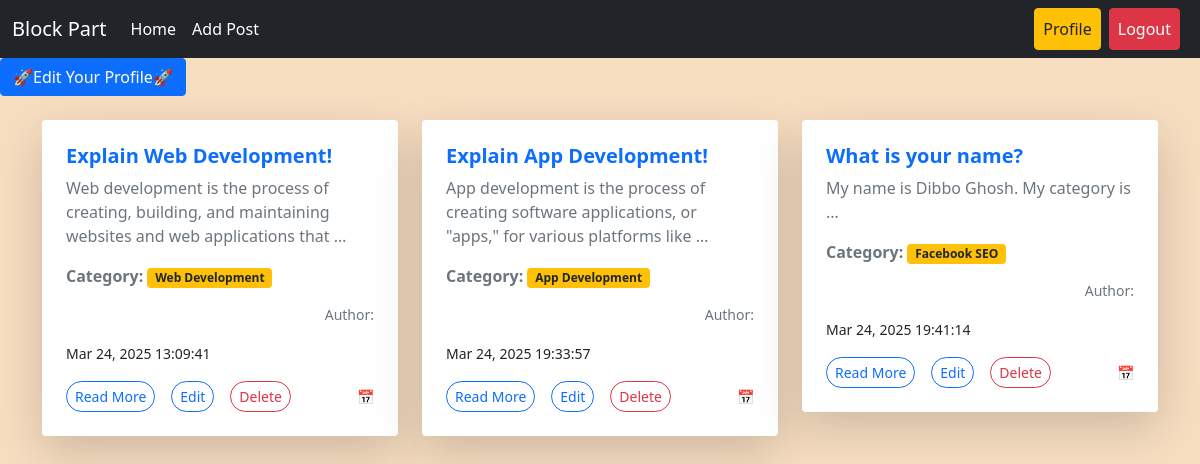
The app's page /author/profile/ (signed in) with its own data.
### posts/models.py (models this page shows, shortened)
class Post(models.Model):
    title = models.CharField(max_length=200)
    content = models.TextField()
    category = models.ManyToManyField(Category) # ekta category ankgula post thakte pare
    author = models.ForeignKey(User,on_delete=models.CASCADE)
    created_at = models.DateTimeField(auto_now_add=True)
    image = models.ImageField(upload_to='posts/media/uploads/',blank=True,null=True)

### categories/models.py (models this page shows, shortened)
class Category(models.Model):
    name = models.CharField(max_length=100)
    slug = models.SlugField(max_length=100,unique=True,null=True,blank=True)

### author/views.py (the view)
# urls.py: path('profile/', views.user_profile, name='profile'),
@login_required
def user_profile(request):
    data = Post.objects.filter(author = request.user)
    return render(request,'profile.html',{'data':data})

### author/templates/profile.html
{% extends "base.html" %}
{% load crispy_forms_tags %}
{% block content %}
<div>
    <a class="btn btn-primary" href="{% url 'edit_profile'%}">🚀Edit Your Profile🚀</a>
</div>
<div class="container mt-4">
    <div class="row justify-content-center">
        {% for post in data %}
        <div class="col-md-4 mb-4">
            <div class="card shadow-lg border-0 rounded-4 overflow-hidden">
                <div class="card-body p-4">
                    <h5 class="card-title fw-bold text-primary">{{ post.title }}</h5>
                    <p class="card-text text-muted">{{ post.content|truncatewords:15 }}</p>
                    <p class="card-text">
                        <strong class="text-secondary">Category:</strong>
                        {% for cat in post.category.all %}
                            <span class="badge bg-warning text-dark">{{ cat.name }}</span>
                        {% endfor %}
                    </p>
                    <p class="text-end text-secondary small">Author: <strong>{{ post.author.first_name }} {{ post.author.last_name }}</strong></p>
                    <p><small > {{ post.created_at|date:"M d, Y H:i:s" }}</small></p>
                    <div class="d-flex justify-content-between align-items-center">
                        <div class ="d-flex gap-3">
                            <a href="{% url 'read_post' post.id%}" class="btn btn-outline-primary btn-sm rounded-pill">Read More</a>
                            <a href="{% url 'edit_post' post.id%}" class="btn btn-outline-primary btn-sm rounded-pill">Edit</a>
                            <a href="{% url 'delete_post' post.id%}" class="btn btn-outline-danger btn-sm rounded-pill">Delete</a>
                        </div>
                        <span class="text-muted small">📅</span>
                    </div>
                </div>
            </div>
        </div>
        {% endfor %}
    </div>
</div>
{% endblock %}

### records on screen
Post: title "Explain Web Development!", content "Web development is the process of creating, building, and maintaining websites and web applications that …", created_at "Mar 24, 2025 13:09:41"
Category: name "Web Development"
Post: title "Explain App Development!", content "App development is the process of creating software applications, or \"apps,\" for various platforms like …", created_at "Mar 24, 2025 19:33:57"
Category: name "App Development"
Post: title "What is your name?", content "My name is Dibbo Ghosh. My category is ...", created_at "Mar 24, 2025 19:41:14"
Category: name "Facebook SEO"
